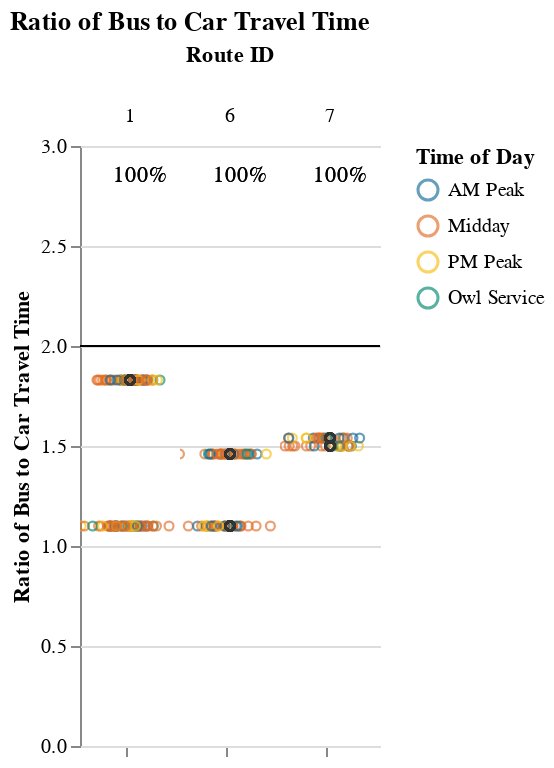
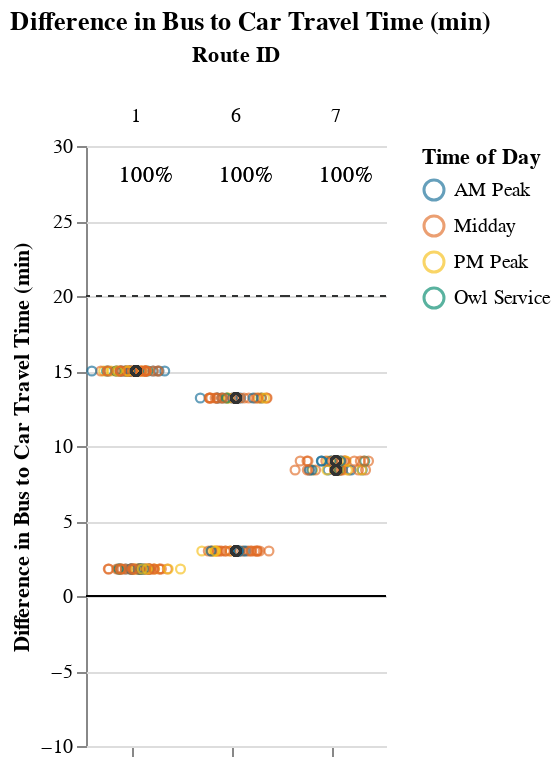

Write notebook code for charts like these, in order.
### Markdown cell above
## Viable Competitive Routes
### Short Routes (< 1 hr)

### Code cell
route_group = "short"
display_charts_for_route_group(df, route_group)

### Figure 1 — Vega-Lite specification as saved in the notebook (floating-point values rounded to 4 significant figures; data arrays with more than 128 entries replaced by an {"elided": "..."} marker saying what was removed)
{"config": {"view": {"continuousWidth": 400, "continuousHeight": 300, "stroke": null}, "facet": {"spacing": 0}}, "data": {"name": "data-3d18752fd94b26c3911124d5a41dc73b"}, "facet": {"column": {"field": "route_id2", "sort": ["1", "6", "7"], "title": "Route ID", "type": "nominal"}}, "spec": {"layer": [{"mark": "rule", "encoding": {"color": {"value": "black"}, "y": {"field": "cutoff", "type": "quantitative"}}, "selection": {"selector001": {"type": "interval", "bind": "scales", "encodings": ["x", "y"]}}}, {"mark": {"type": "point", "opacity": 0.65, "size": 20, "strokeWidth": 1.1}, "encoding": {"color": {"field": "time_of_day", "scale": {"range": ["#136C97", "#E16B26", "#F6BF16", "#00896B", "#7790A3", "#5B559C"]}, "sort": ["AM Peak", "Midday", "PM Peak", "Owl Service"], "title": "Time of Day", "type": "nominal"}, "tooltip": [{"field": "route_id2", "title": "route_id", "type": "nominal"}, {"field": "route_name", "type": "nominal"}, {"field": "trip_id", "type": "nominal"}, {"field": "service_hours", "type": "quantitative"}, {"field": "car_duration_hours", "type": "quantitative"}, {"field": "bus_multiplier", "type": "quantitative"}, {"field": "bus_difference", "type": "quantitative"}, {"field": "num_trips", "type": "quantitative"}, {"field": "num_competitive", "type": "quantitative"}, {"field": "pct_trips_competitive", "type": "quantitative"}, {"field": "pct_below_cutoff", "type": "quantitative"}, {"field": "p25", "type": "quantitative"}, {"field": "p50", "type": "quantitative"}, {"field": "p75", "type": "quantitative"}], "x": {"axis": {"grid": false, "labels": false, "ticks": true, "values": [0]}, "field": "jitter", "scale": {}, "title": null, "type": "quantitative"}, "y": {"field": "bus_multiplier", "scale": {"domain": [0, 3.0]}, "title": "Ratio of Bus to Car Travel Time", "type": "quantitative"}}, "transform": [{"calculate": "sqrt(-2*log(random()))*cos(2*PI*random())", "as": "jitter"}], "width": 50}, {"layer": [{"mark": {"type": "point", "opacity": 0.6, "size": 20, "strokeWidth": 1.3}, "encoding": {"color": {"value": "#323434"}, "y": {"field": "bus_multiplier", "type": "quantitative"}}, "transform": [{"filter": "(datum.p50_trip === 1)"}]}, {"mark": {"type": "text", "align": "center", "baseline": "middle"}, "encoding": {"color": {"value": "black"}, "text": {"field": "pct_trips_competitive", "format": ".0%", "type": "quantitative"}, "tooltip": [{"field": "route_id2", "title": "route_id", "type": "nominal"}, {"field": "route_name", "type": "nominal"}, {"field": "trip_id", "type": "nominal"}, {"field": "service_hours", "type": "quantitative"}, {"field": "car_duration_hours", "type": "quantitative"}, {"field": "bus_multiplier", "type": "quantitative"}, {"field": "bus_difference", "type": "quantitative"}, {"field": "num_trips", "type": "quantitative"}, {"field": "num_competitive", "type": "quantitative"}, {"field": "pct_trips_competitive", "type": "quantitative"}, {"field": "pct_below_cutoff", "type": "quantitative"}, {"field": "p25", "type": "quantitative"}, {"field": "p50", "type": "quantitative"}, {"field": "p75", "type": "quantitative"}], "x": {"value": 30}, "y": {"value": 15}}, "transform": [{"calculate": "sqrt(-2*log(random()))*cos(2*PI*random())", "as": "jitter"}, {"filter": "(datum.fastest_trip === 1)"}]}]}]}, "resolve": {"scale": {"y": "shared"}}, "title": "Ratio of Bus to Car Travel Time", "$schema": "https://vega.github.io/schema/vega-lite/v4.17.0.json", "datasets": {"data-3d18752fd94b26c3911124d5a41dc73b": {"elided": "240 records"}}}

### Figure 2 — Vega-Lite specification as saved in the notebook (floating-point values rounded to 4 significant figures; data arrays with more than 128 entries replaced by an {"elided": "..."} marker saying what was removed)
{"config": {"view": {"continuousWidth": 400, "continuousHeight": 300, "stroke": null}, "facet": {"spacing": 0}}, "data": {"name": "data-b4956475734edad896bc6676c1e833c2"}, "facet": {"column": {"field": "route_id2", "sort": ["1", "6", "7"], "title": "Route ID", "type": "nominal"}}, "spec": {"layer": [{"mark": "rule", "encoding": {"color": {"value": "black"}, "y": {"field": "cutoff", "type": "quantitative"}}, "selection": {"selector002": {"type": "interval", "bind": "scales", "encodings": ["x", "y"]}}}, {"mark": {"type": "rule", "strokeDash": [3, 3]}, "encoding": {"color": {"value": "#323434"}, "y": {"field": "cutoff2", "type": "quantitative"}}}, {"mark": {"type": "point", "opacity": 0.65, "size": 20, "strokeWidth": 1.1}, "encoding": {"color": {"field": "time_of_day", "scale": {"range": ["#136C97", "#E16B26", "#F6BF16", "#00896B", "#7790A3", "#5B559C"]}, "sort": ["AM Peak", "Midday", "PM Peak", "Owl Service"], "title": "Time of Day", "type": "nominal"}, "tooltip": [{"field": "route_id2", "title": "route_id", "type": "nominal"}, {"field": "route_name", "type": "nominal"}, {"field": "trip_id", "type": "nominal"}, {"field": "service_hours", "type": "quantitative"}, {"field": "car_duration_hours", "type": "quantitative"}, {"field": "bus_multiplier", "type": "quantitative"}, {"field": "bus_difference", "type": "quantitative"}, {"field": "num_trips", "type": "quantitative"}, {"field": "num_competitive", "type": "quantitative"}, {"field": "pct_trips_competitive", "type": "quantitative"}, {"field": "pct_below_cutoff", "type": "quantitative"}, {"field": "p25", "type": "quantitative"}, {"field": "p50", "type": "quantitative"}, {"field": "p75", "type": "quantitative"}], "x": {"axis": {"grid": false, "labels": false, "ticks": true, "values": [0]}, "field": "jitter", "scale": {}, "title": null, "type": "quantitative"}, "y": {"field": "bus_difference", "scale": {"domain": [-5, 25.2]}, "title": "Difference in Bus to Car Travel Time (min)", "type": "quantitative"}}, "transform": [{"calculate": "sqrt(-2*log(random()))*cos(2*PI*random())", "as": "jitter"}], "width": 50}, {"layer": [{"mark": {"type": "point", "opacity": 0.6, "size": 20, "strokeWidth": 1.3}, "encoding": {"color": {"value": "#323434"}, "y": {"field": "bus_difference", "type": "quantitative"}}, "transform": [{"filter": "(datum.p50_trip === 1)"}]}, {"mark": {"type": "text", "align": "center", "baseline": "middle"}, "encoding": {"color": {"value": "black"}, "text": {"field": "pct_trips_competitive", "format": ".0%", "type": "quantitative"}, "tooltip": [{"field": "route_id2", "title": "route_id", "type": "nominal"}, {"field": "route_name", "type": "nominal"}, {"field": "trip_id", "type": "nominal"}, {"field": "service_hours", "type": "quantitative"}, {"field": "car_duration_hours", "type": "quantitative"}, {"field": "bus_multiplier", "type": "quantitative"}, {"field": "bus_difference", "type": "quantitative"}, {"field": "num_trips", "type": "quantitative"}, {"field": "num_competitive", "type": "quantitative"}, {"field": "pct_trips_competitive", "type": "quantitative"}, {"field": "pct_below_cutoff", "type": "quantitative"}, {"field": "p25", "type": "quantitative"}, {"field": "p50", "type": "quantitative"}, {"field": "p75", "type": "quantitative"}], "x": {"value": 30}, "y": {"value": 15}}, "transform": [{"calculate": "sqrt(-2*log(random()))*cos(2*PI*random())", "as": "jitter"}, {"filter": "(datum.fastest_trip === 1)"}]}]}]}, "resolve": {"scale": {"y": "shared"}}, "title": "Difference in Bus to Car Travel Time (min)", "$schema": "https://vega.github.io/schema/vega-lite/v4.17.0.json", "datasets": {"data-b4956475734edad896bc6676c1e833c2": {"elided": "240 records"}}}
